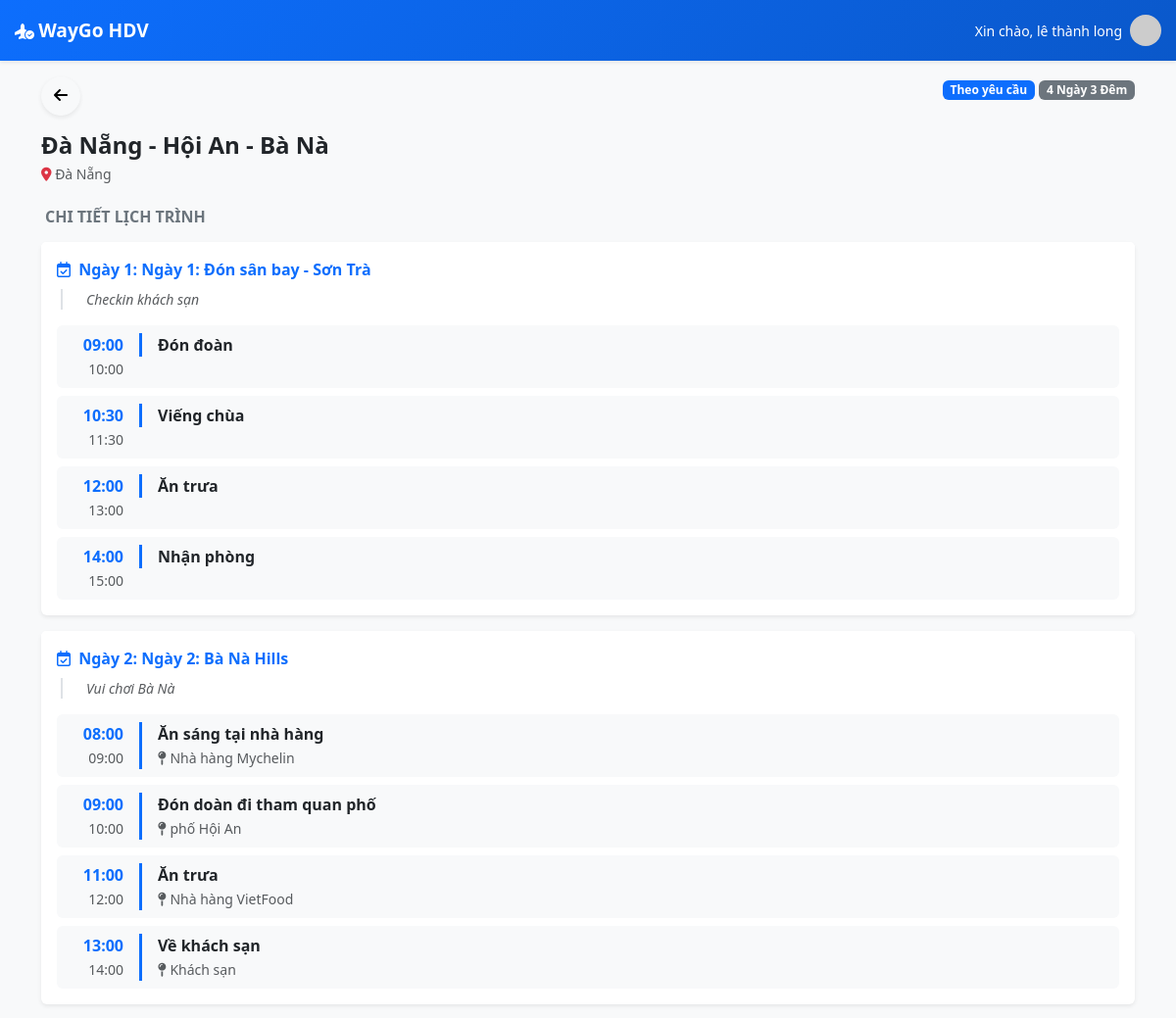
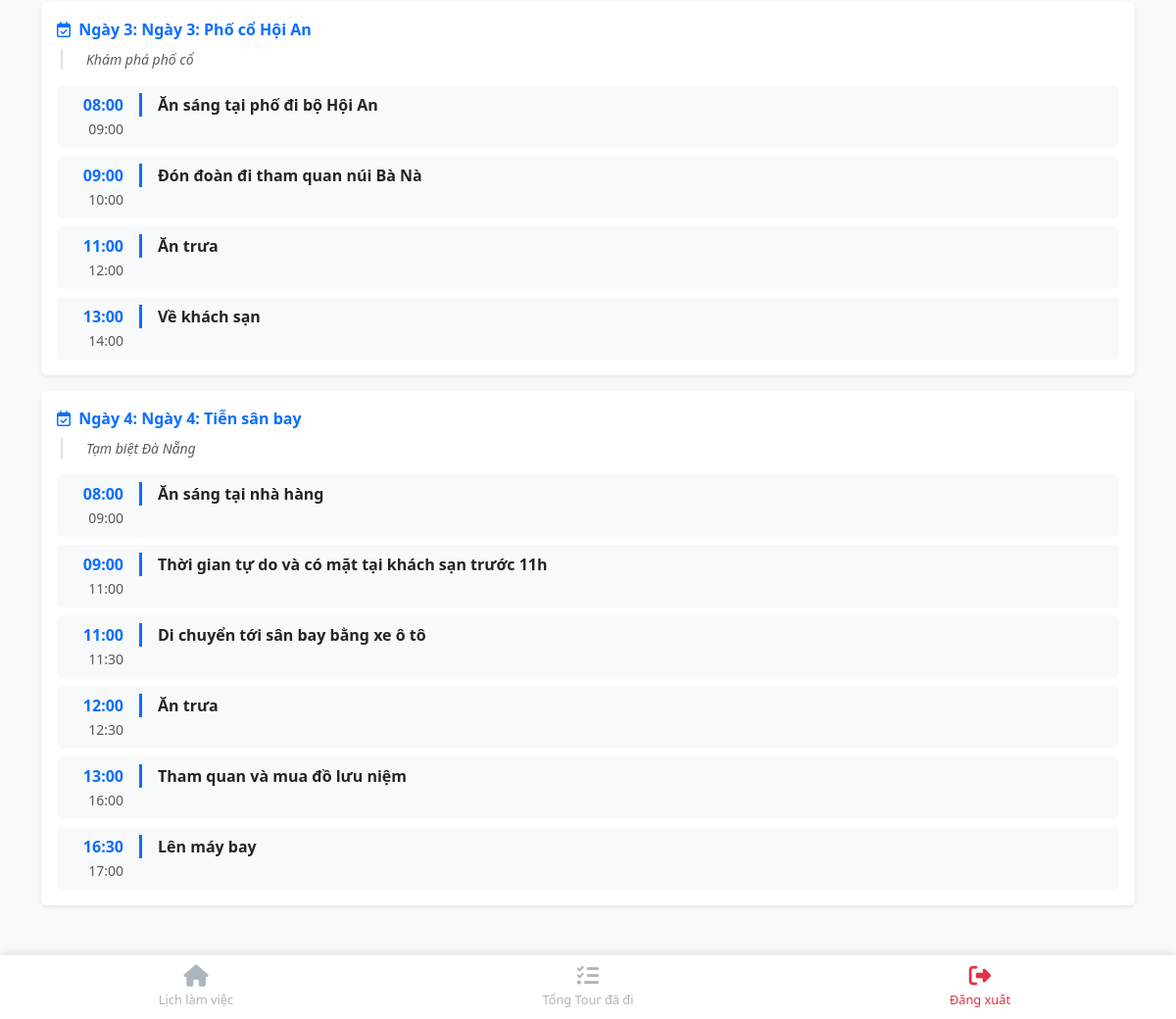
Screenshot of /index.php?action=hdv_tour_detail&tour_id=2&booking_id=13 (signed in) with the database file from the repository (2 pictures, top to bottom).
### tables this page shows
CREATE TABLE `tours` (
  `id` int NOT NULL,
  `ten_tour` varchar(255) NOT NULL,
  `loai_tour` enum('Trong nước','Quốc tế','Theo yêu cầu') NOT NULL,
  `dia_diem` varchar(255) NOT NULL,
  `thoi_gian` varchar(100) DEFAULT NULL,
  `gia_tour` decimal(12,2) DEFAULT NULL,
  `mo_ta` text,
  `ngay_khoi_hanh` date DEFAULT NULL,
  `phuong_tien` varchar(100) DEFAULT NULL,
  `so_nguoi_toi_da` int DEFAULT NULL,
  `status` enum('Hoạt động','Đang tạm dừng','Hủy') DEFAULT 'Hoạt động'
);

CREATE TABLE `tour_schedule_days` (
  `id` int NOT NULL,
  `tour_id` int NOT NULL,
  `ngay_thu` int NOT NULL,
  `tieu_de` varchar(255) DEFAULT NULL,
  `mo_ta` text
);

CREATE TABLE `tour_schedule_activities` (
  `id` int NOT NULL,
  `day_id` int NOT NULL,
  `thoi_gian_bat_dau` time DEFAULT NULL,
  `thoi_gian_ket_thuc` time DEFAULT NULL,
  `dia_diem` varchar(255) DEFAULT NULL,
  `hoat_dong` text,
  `hinh_anh` varchar(255) DEFAULT NULL
);

### controllers/HdvAppController.php (called while the page is built, shortened)
<?php
require_once PATH_MODEL . 'HdvAppModel.php';
class HdvAppController
{
    private $model;
    public function __construct()
    {
        $this->model = new HdvAppModel();
    }
    public function detailTour()
    {
        $tour_id = $_GET['tour_id'] ?? 0;
        $tour = $this->model->getTourScheduleFull($tour_id);
        include PATH_VIEW . 'hdv/tour_detail.php';
    }
}

### index.php (called while the page is built, shortened)
<?php
require_once './routes/index.php';

### models/BaseModel.php (called while the page is built, shortened)
<?php
class BaseModel
{
    public function __construct()
    {
        $dsn = sprintf('mysql:host=%s;port=%s;dbname=%s;charset=utf8', DB_HOST, DB_PORT, DB_NAME);
        try {
            $this->pdo = new PDO($dsn, DB_USERNAME, DB_PASSWORD, DB_OPTIONS);
        } catch (PDOException $e) {
            die("Kết nối cơ sở dữ liệu thất bại: {$e->getMessage()}. Vui lòng thử lại sau.");
        }
    }
}

### models/HdvAppModel.php (called while the page is built, shortened)
<?php
require_once "BaseModel.php";
class HdvAppModel extends BaseModel
{
    public function getTourScheduleFull($tour_id)
    {
        $stmt = $this->pdo->prepare("SELECT * FROM tours WHERE id = ?");
        $stmt->execute([$tour_id]);
        $tour = $stmt->fetch(PDO::FETCH_ASSOC);
        if ($tour) {
            $stmtDays = $this->pdo->prepare("SELECT * FROM tour_schedule_days WHERE tour_id = ? ORDER BY ngay_thu ASC");
            $stmtDays->execute([$tour_id]);
            $days = $stmtDays->fetchAll(PDO::FETCH_ASSOC);
            foreach ($days as &$day) {
                $stmtAct = $this->pdo->prepare("SELECT * FROM tour_schedule_activities WHERE day_id = ? ORDER BY thoi_gian_bat_dau ASC");
                $stmtAct->execute([$day['id']]);
                $day['activities'] = $stmtAct->fetchAll(PDO::FETCH_ASSOC);
            }
            $tour['schedule'] = $days;
        }
        return $tour;
    }
}

### views/hdv/tour_detail.php (the view, shortened to what this page needs)
<?php include PATH_VIEW . 'layouts/header_hdv.php'; ?>
<div class="container mt-3">
    <div class="d-flex justify-content-between align-items-start mb-3">
        <a href="index.php?action=dashboard" class="btn btn-light shadow-sm rounded-circle" style="width: 40px; height: 40px;"><i class="fa-solid fa-arrow-left"></i></a>
        <div class="text-end">
            <span class="badge bg-primary"><?= $tour['loai_tour'] ?></span>
            <span class="badge bg-secondary"><?= $tour['thoi_gian'] ?></span>
        </div>
    </div>
    <h4 class="fw-bold text-dark mb-1"><?= $tour['ten_tour'] ?></h4>
    <p class="text-muted small"><i class="fa-solid fa-location-dot text-danger"></i> <?= $tour['dia_diem'] ?></p>
    <div class="mt-4">
        <h6 class="text-uppercase fw-bold text-secondary mb-3 ps-1">Chi tiết lịch trình</h6>
        <?php if (!empty($tour['schedule'])): ?>
            <?php foreach ($tour['schedule'] as $day): ?>
                <div class="card border-0 shadow-sm mb-3">
                    <div class="card-header bg-white fw-bold text-primary border-bottom-0 pt-3">
                        <i class="fa-regular fa-calendar-check me-1"></i> Ngày <?= $day['ngay_thu'] ?>: <?= $day['tieu_de'] ?>
                    </div>
                    <div class="card-body pt-0">
                        <p class="small text-muted fst-italic mb-3 ps-4 border-start border-2 ms-1"><?= nl2br($day['mo_ta']) ?></p>
                        <?php if (!empty($day['activities'])): ?>
                            <div class="vstack gap-2">
                                <?php foreach ($day['activities'] as $act): ?>
                                    <div class="d-flex align-items-start p-2 rounded bg-light">
                                        <div class="schedule-time text-end me-3">
                                            <?= substr($act['thoi_gian_bat_dau'], 0, 5) ?><br>
                                            <small class="text-muted fw-normal"><?= substr($act['thoi_gian_ket_thuc'], 0, 5) ?></small>
                                        </div>
                                        <div class="border-start border-3 border-primary ps-3">
                                            <div class="fw-bold text-dark"><?= $act['hoat_dong'] ?></div>
                                            <?php if ($act['dia_diem']): ?>
                                                <small class="text-muted"><i class="fa-solid fa-map-pin"></i> <?= $act['dia_diem'] ?></small>
                                            <?php endif; ?>
                                        </div>
                                    </div>
                                <?php endforeach; ?>
                            </div>
                        <?php else: ?>
                            <div class="text-center text-muted small py-2">Chưa cập nhật hoạt động.</div>
                        <?php endif; ?>
                    </div>
                </div>
            <?php endforeach; ?>
        <?php else: ?>
            <div class="alert alert-warning text-center">Chưa có dữ liệu lịch trình.</div>
        <?php endif; ?>
    </div>
</div>
<?php include PATH_VIEW . 'layouts/footer_hdv.php'; ?>

### views/layouts/header_hdv.php (style rules this page uses)
body { background-color: #f8f9fa; font-family: 'Segoe UI', sans-serif; padding-bottom: 80px; }
.schedule-time { min-width: 60px; font-weight: bold; color: #0d6efd; }

### rows the page displays
tours: loai_tour "Theo yêu cầu", thoi_gian "4 Ngày 3 Đêm", ten_tour "Đà Nẵng - Hội An - Bà Nà", dia_diem "Đà Nẵng"
tour_schedule_days: ngay_thu "1", tieu_de "Ngày 1: Đón sân bay - Sơn Trà", mo_ta "Checkin khách sạn"
tour_schedule_activities: thoi_gian_bat_dau "09:00", thoi_gian_ket_thuc "10:00", hoat_dong "Đón đoàn"
tour_schedule_activities: thoi_gian_bat_dau "10:30", thoi_gian_ket_thuc "11:30", hoat_dong "Viếng chùa"
tour_schedule_activities: thoi_gian_bat_dau "12:00", thoi_gian_ket_thuc "13:00", hoat_dong "Ăn trưa"
tour_schedule_activities: thoi_gian_bat_dau "14:00", thoi_gian_ket_thuc "15:00", hoat_dong "Nhận phòng"
tour_schedule_days: ngay_thu "2", tieu_de "Ngày 2: Bà Nà Hills", mo_ta "Vui chơi Bà Nà"
tour_schedule_activities: thoi_gian_bat_dau "08:00", thoi_gian_ket_thuc "09:00", hoat_dong "Ăn sáng tại nhà hàng", dia_diem "Nhà hàng Mychelin"
tour_schedule_activities: thoi_gian_bat_dau "09:00", thoi_gian_ket_thuc "10:00", hoat_dong "Đón doàn đi tham quan phố", dia_diem "phố Hội An"
tour_schedule_activities: thoi_gian_bat_dau "11:00", thoi_gian_ket_thuc "12:00", hoat_dong "Ăn trưa", dia_diem "Nhà hàng VietFood"
tour_schedule_activities: thoi_gian_bat_dau "13:00", thoi_gian_ket_thuc "14:00", hoat_dong "Về khách sạn", dia_diem "Khách sạn"
tour_schedule_days: ngay_thu "3", tieu_de "Ngày 3: Phố cổ Hội An", mo_ta "Khám phá phố cổ"
tour_schedule_activities: thoi_gian_bat_dau "08:00", thoi_gian_ket_thuc "09:00", hoat_dong "Ăn sáng tại phố đi bộ Hội An"
tour_schedule_activities: thoi_gian_bat_dau "09:00", thoi_gian_ket_thuc "10:00", hoat_dong "Đón đoàn đi tham quan núi Bà Nà"
tour_schedule_activities: thoi_gian_bat_dau "11:00", thoi_gian_ket_thuc "12:00", hoat_dong "Ăn trưa"
tour_schedule_activities: thoi_gian_bat_dau "13:00", thoi_gian_ket_thuc "14:00", hoat_dong "Về khách sạn"
tour_schedule_days: ngay_thu "4", tieu_de "Ngày 4: Tiễn sân bay", mo_ta "Tạm biệt Đà Nẵng"
tour_schedule_activities: thoi_gian_bat_dau "08:00", thoi_gian_ket_thuc "09:00", hoat_dong "Ăn sáng tại nhà hàng"
tour_schedule_activities: thoi_gian_bat_dau "09:00", thoi_gian_ket_thuc "11:00", hoat_dong "Thời gian tự do và có mặt tại khách sạn trước 11h"
tour_schedule_activities: thoi_gian_bat_dau "11:00", thoi_gian_ket_thuc "11:30", hoat_dong "Di chuyển tới sân bay bằng xe ô tô"
tour_schedule_activities: thoi_gian_bat_dau "12:00", thoi_gian_ket_thuc "12:30", hoat_dong "Ăn trưa"
tour_schedule_activities: thoi_gian_bat_dau "13:00", thoi_gian_ket_thuc "16:00", hoat_dong "Tham quan và mua đồ lưu niệm"
tour_schedule_activities: thoi_gian_bat_dau "16:30", thoi_gian_ket_thuc "17:00", hoat_dong "Lên máy bay"

### other values shown
$_SESSION['user_name'] "lê thành long"
